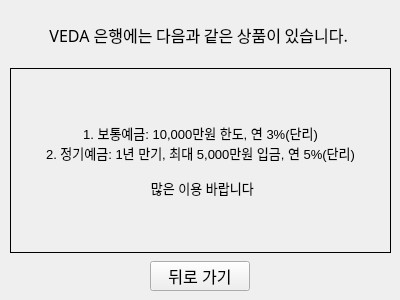
<?xml version="1.0" encoding="UTF-8"?>
<ui version="4.0">
 <class>ShowProducts</class>
 <widget class="QWidget" name="ShowProducts">
  <property name="geometry">
   <rect>
    <x>0</x>
    <y>0</y>
    <width>400</width>
    <height>300</height>
   </rect>
  </property>
  <property name="windowTitle">
   <string>Form</string>
  </property>
  <widget class="QWidget" name="verticalLayoutWidget">
   <property name="geometry">
    <rect>
     <x>0</x>
     <y>0</y>
     <width>401</width>
     <height>301</height>
    </rect>
   </property>
   <layout class="QVBoxLayout" name="verticalLayout" stretch="0,1,0">
    <property name="spacing">
     <number>8</number>
    </property>
    <property name="leftMargin">
     <number>10</number>
    </property>
    <property name="topMargin">
     <number>10</number>
    </property>
    <property name="rightMargin">
     <number>10</number>
    </property>
    <property name="bottomMargin">
     <number>10</number>
    </property>
    <item>
     <widget class="QLabel" name="titleLabel">
      <property name="minimumSize">
       <size>
        <width>0</width>
        <height>50</height>
       </size>
      </property>
      <property name="maximumSize">
       <size>
        <width>16777215</width>
        <height>50</height>
       </size>
      </property>
      <property name="font">
       <font>
        <family>휴먼둥근헤드라인</family>
        <pointsize>12</pointsize>
       </font>
      </property>
      <property name="text">
       <string>VEDA 은행에는 다음과 같은 상품이 있습니다. </string>
      </property>
      <property name="textFormat">
       <enum>Qt::TextFormat::AutoText</enum>
      </property>
      <property name="alignment">
       <set>Qt::AlignmentFlag::AlignCenter</set>
      </property>
     </widget>
    </item>
    <item>
     <widget class="QLabel" name="productLabel">
      <property name="font">
       <font>
        <pointsize>10</pointsize>
       </font>
      </property>
      <property name="frameShape">
       <enum>QFrame::Shape::Box</enum>
      </property>
      <property name="lineWidth">
       <number>1</number>
      </property>
      <property name="midLineWidth">
       <number>0</number>
      </property>
      <property name="text">
       <string>1. 보통예금: 10,000만원 한도, 연 3%(단리)
2. 정기예금: 1년 만기, 최대 5,000만원 입금, 연 5%(단리)

 많은 이용 바랍니다</string>
      </property>
      <property name="textFormat">
       <enum>Qt::TextFormat::MarkdownText</enum>
      </property>
      <property name="alignment">
       <set>Qt::AlignmentFlag::AlignCenter</set>
      </property>
     </widget>
    </item>
    <item alignment="Qt::AlignmentFlag::AlignHCenter">
     <widget class="QPushButton" name="backBtn">
      <property name="minimumSize">
       <size>
        <width>100</width>
        <height>30</height>
       </size>
      </property>
      <property name="maximumSize">
       <size>
        <width>100</width>
        <height>30</height>
       </size>
      </property>
      <property name="font">
       <font>
        <pointsize>12</pointsize>
       </font>
      </property>
      <property name="text">
       <string>뒤로 가기</string>
      </property>
     </widget>
    </item>
   </layout>
  </widget>
 </widget>
 <resources/>
 <connections/>
</ui>
